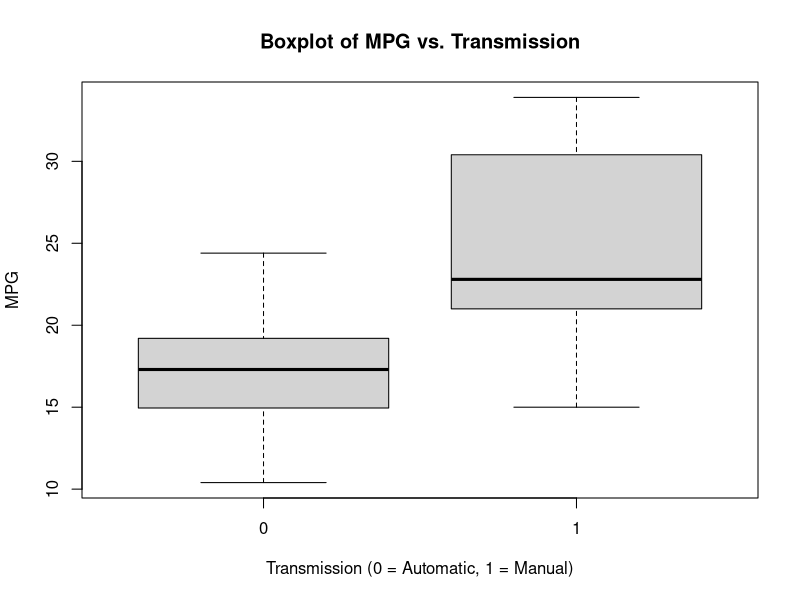
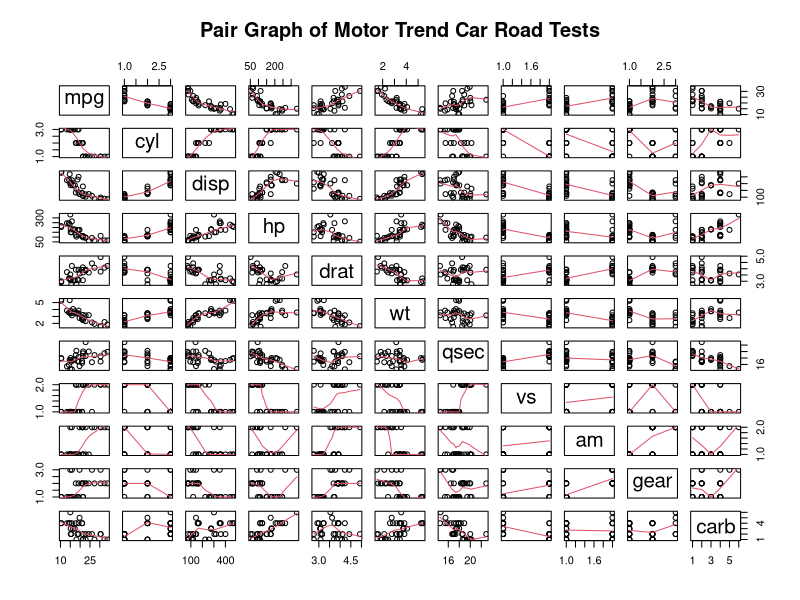
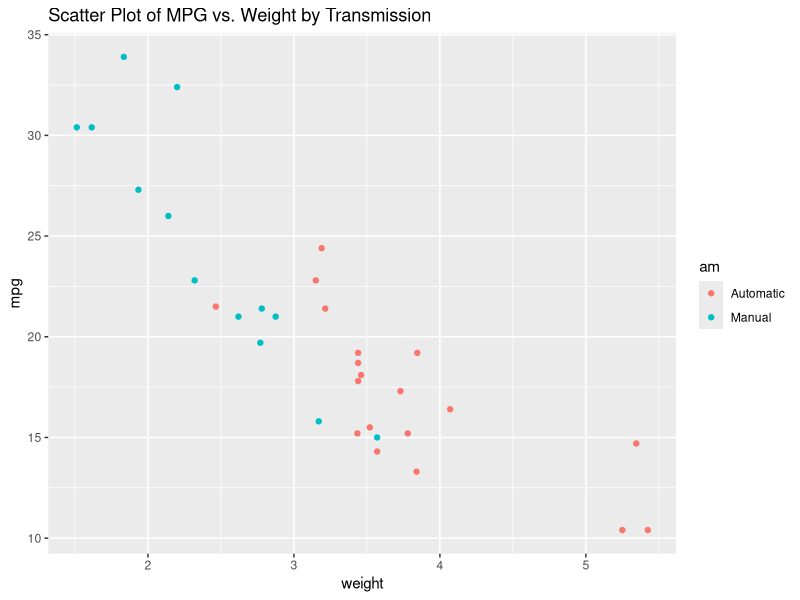
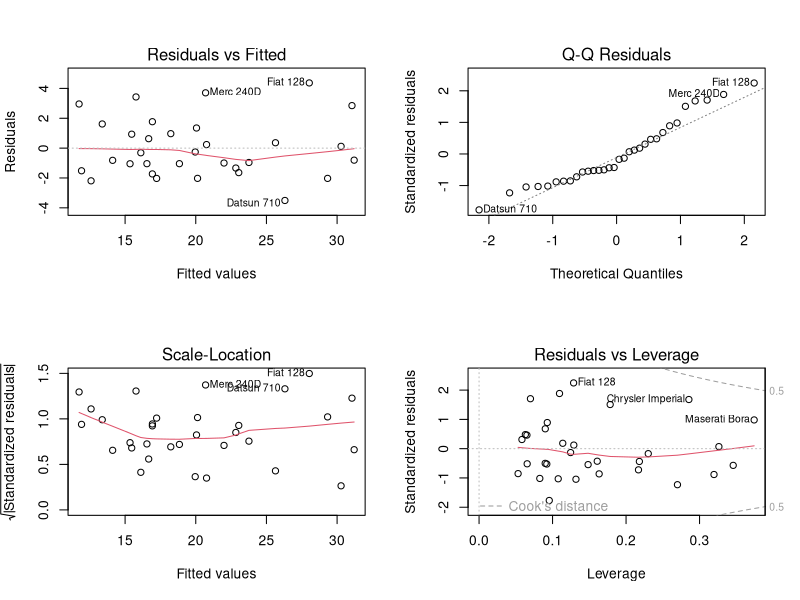

R code for these plots, in order:
## ---- chunk 1
library(ggplot2)
data(mtcars)
mtcars[1:3, ] # Sample Data
dim(mtcars)
mtcars$cyl <- as.factor(mtcars$cyl)
mtcars$vs <- as.factor(mtcars$vs)
mtcars$am <- factor(mtcars$am)
mtcars$gear <- factor(mtcars$gear)
mtcars$carb <- factor(mtcars$carb)
attach(mtcars)
## ---- chunk 2
result <- t.test(mpg ~ am)
result$p.value
result$estimate
## ---- chunk 3
fullModel <- lm(mpg ~ ., data=mtcars)
summary(fullModel) # results hidden
## ---- chunk 4
stepModel <- step(fullModel, k=log(nrow(mtcars)))
summary(stepModel) # results hidden
## ---- chunk 5
amIntWtModel<-lm(mpg ~ wt + qsec + am + wt:am, data=mtcars)
summary(amIntWtModel) # results hidden
## ---- chunk 6
amModel<-lm(mpg ~ am, data=mtcars)
summary(amModel) # results hidden
## ---- chunk 7
anova(amModel, stepModel, fullModel, amIntWtModel) 
confint(amIntWtModel) # results hidden
## ---- chunk 8
summary(amIntWtModel)$coef
## ---- chunk 9
sum((abs(dfbetas(amIntWtModel)))>1)
## ---- chunk 10
boxplot(mpg ~ am, xlab="Transmission (0 = Automatic, 1 = Manual)", ylab="MPG",
        main="Boxplot of MPG vs. Transmission")
## ---- chunk 11
pairs(mtcars, panel=panel.smooth, main="Pair Graph of Motor Trend Car Road Tests")
## ---- chunk 12
ggplot(mtcars, aes(x=wt, y=mpg, group=am, color=am, height=3, width=3)) + geom_point() +  
scale_colour_discrete(labels=c("Automatic", "Manual")) + 
xlab("weight") + ggtitle("Scatter Plot of MPG vs. Weight by Transmission")
## ---- chunk 13
par(mfrow = c(2, 2))
plot(amIntWtModel)
